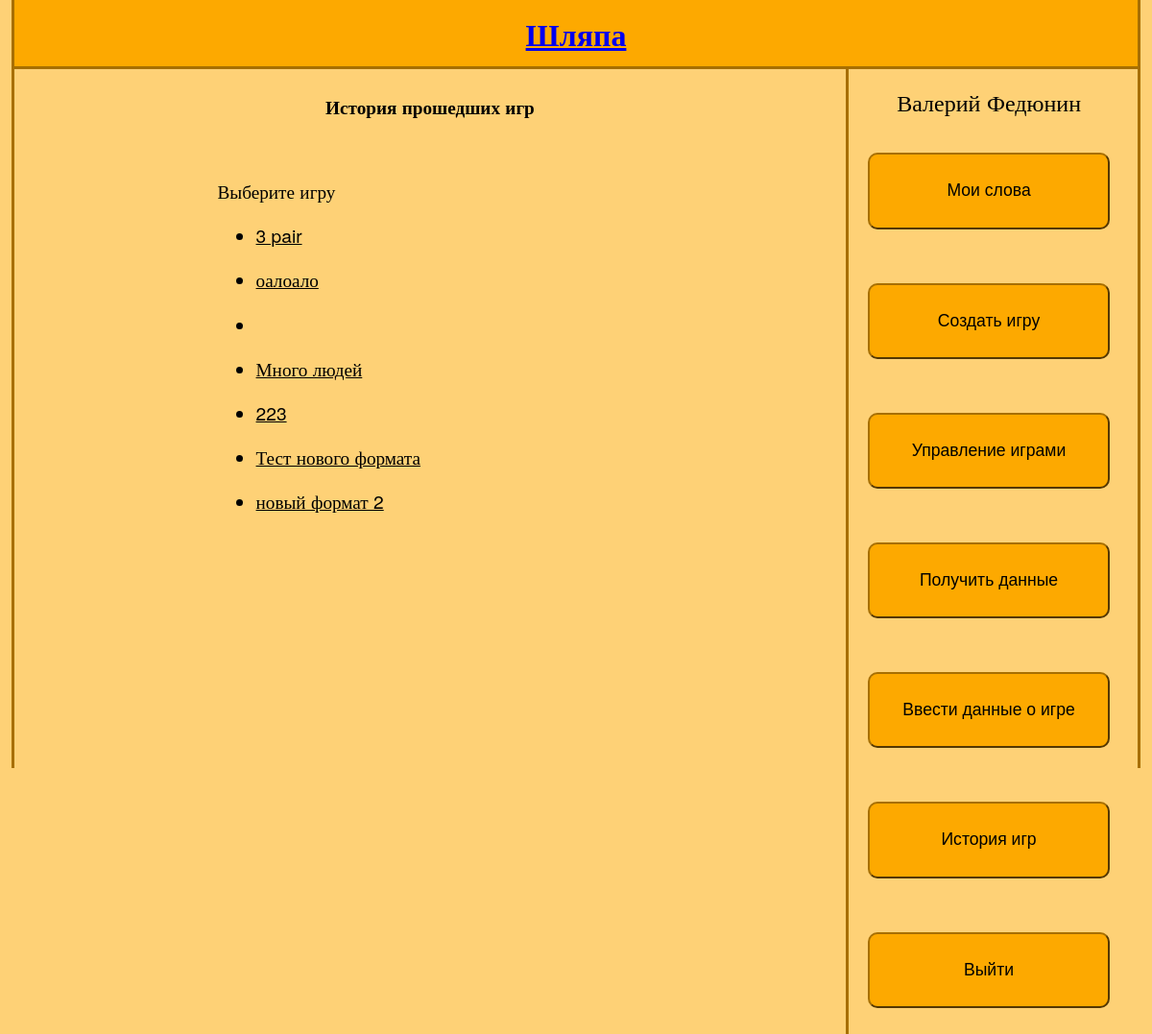
/history/ (signed in), run on the app's committed database.
### game/models.py (models this page shows, shortened)
class Game(models.Model):
	name = models.CharField(max_length = 100)
	password = models.IntegerField()
	creator = models.ForeignKey(User, related_name='creator')
	user = models.ManyToManyField(User, related_name='user')

### views.py (the view)
# urls.py: url(r'^history/$', history),
def history(request):
	games = Game.objects.filter(user = request.user)
	return render_to_response('history.html', {'games':games}, context_instance=RequestContext(request))

### templates/history.html (shortened to what this page needs)
{% extends "base.html" %}
{% block main %}
<p>
	<h1> История прошедших игр </h1>
	<div id="list_games">
		Выберите игру
		<ul>
		{% for game in games %}
		<li> <a href = '/history_game/{{game.id}}'> {{game.name}} </a> </li>
		{% endfor %}
		</ul>
	</div>
</p>
{% endblock %}

### templates/register.html (shortened to what this page needs)
{% if user.is_authenticated %}
  <div id = "user_name_main">
   <span> {{ user.first_name }} {{ user.last_name }} </span>
 </div>
{% endif %}

### templates/base.html (style rules this page uses)
html { font-family: "Helvetica Neue"; margin-left: 1%; margin-right: 1%; padding-left: 0px; padding-right: 0px; border-color: #a76f00; border-left-style: solid; border-right-style: solid; padding-top: 0px; margin-top: 0px; }
body { background-color: #fed176; height: auto; padding-top: 0px; padding-left: 0px; padding-right: 0px; margin-right: 0px; margin-left: 0px; margin-top: 0px; }
h1 { font-size: 120%; text-align: center; font-family: "Helvetica Neue"; padding: 1%; }

### templates/history.html (style rules this page uses)
#list_games { padding: 2em; position: relative; left: 20%; top: 0%; font-size: 1.2em; }
#list_games p,li { margin-top: 1em; }
#list_games a:link { color: black; }

### templates/register.html (style rules this page uses)
#user_name_main { position: relative; text-align: center; font-size: 150%; }

### data on the page
Game: name "3 pair"
Game: name "оалоало"
Game: name "Много людей"
Game: name "223"
Game: name "Тест нового формата"
Game: name "новый формат 2"

### other printed values
{{ user.first_name }} "Валерий"
{{ user.last_name }} "Федюнин"
